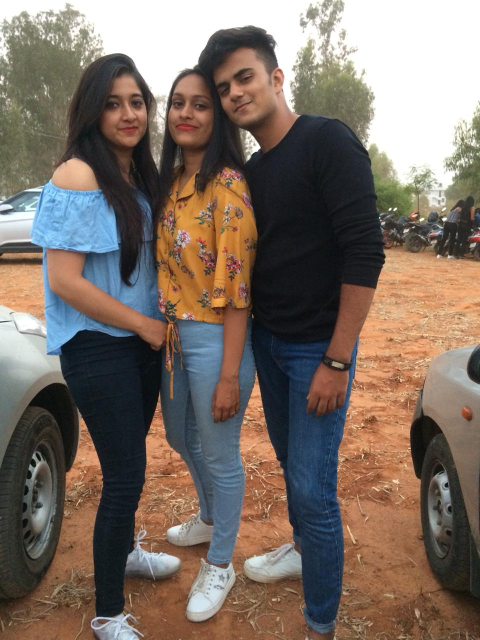
#> input picture potrait.jpg, 960 x 1280 px (shown at 1/2 size)
$ python instafilter.py
#> lines starting #> are read from the running program, lines starting #| are printed output that depends on the picture
# Import Image from PIL
from PIL import Image
#load images into objects
base_img= Image.open("potrait.jpg")
#> base_img is the input picture: PIL image 960x1280 RGB; mean R, G, B 124.3, 110.3, 100.1

# set o/p image size
size=(760,760)
#resize all images to o/p size
base_img= base_img.resize(size) #for resizing
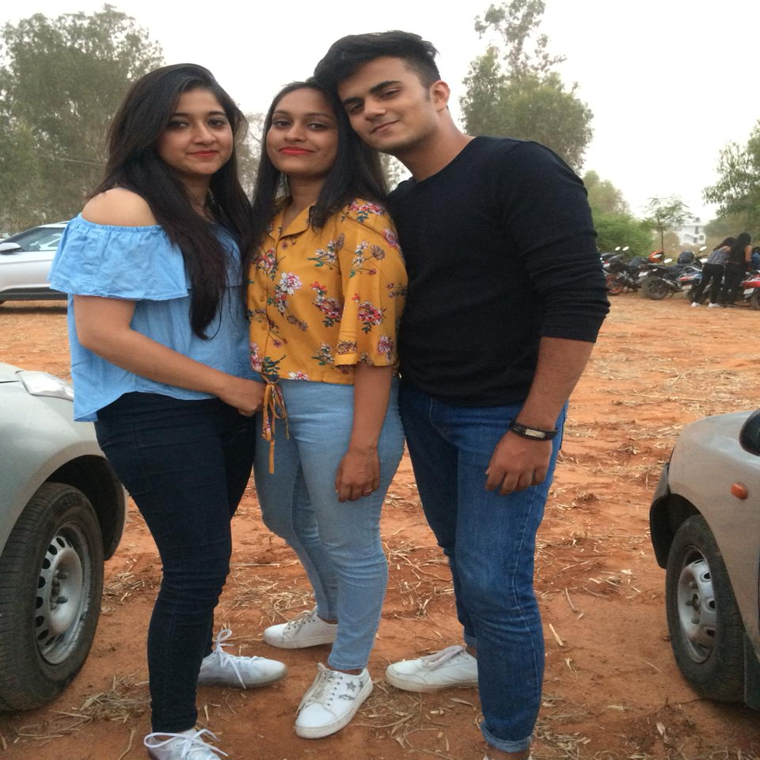
#> base_img: PIL image 760x760 RGB; mean R, G, B 124.3, 110.3, 100.1

#split each image into rgb
r,g,b = base_img.split()
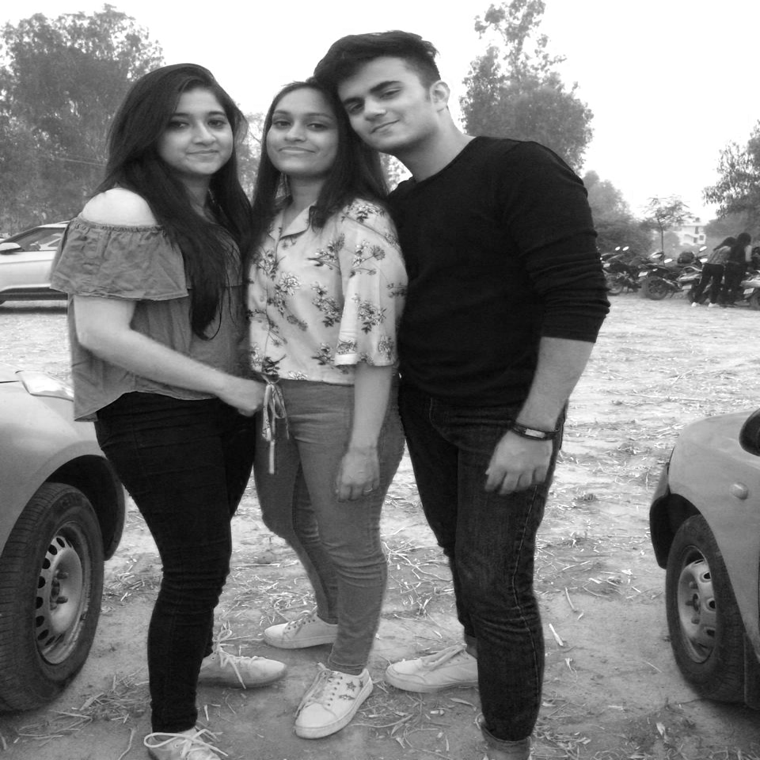
#> r: PIL image 760x760 L; min 0, max 255, mean 124.3
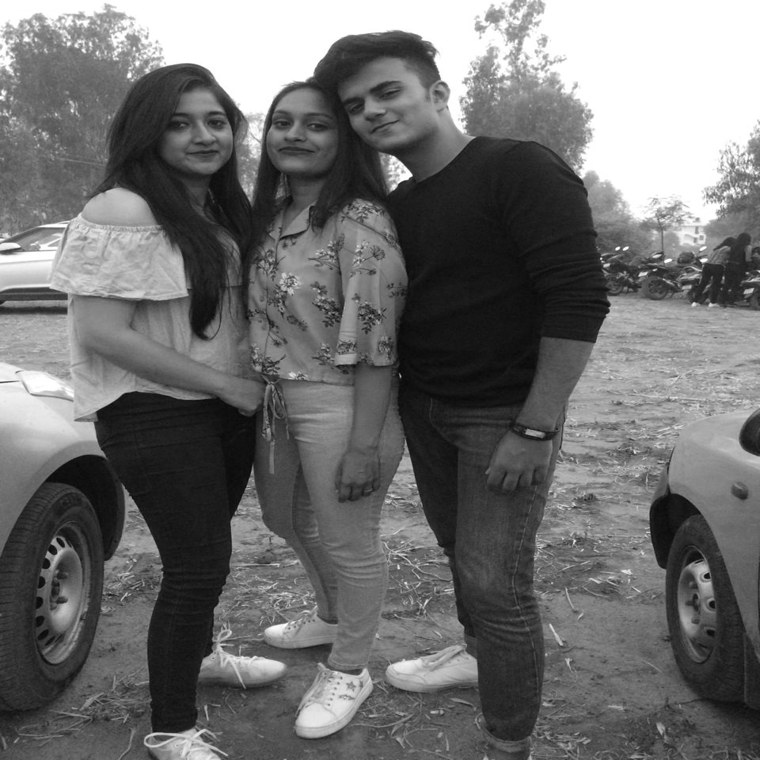
#> g: PIL image 760x760 L; min 8, max 255, mean 110.3
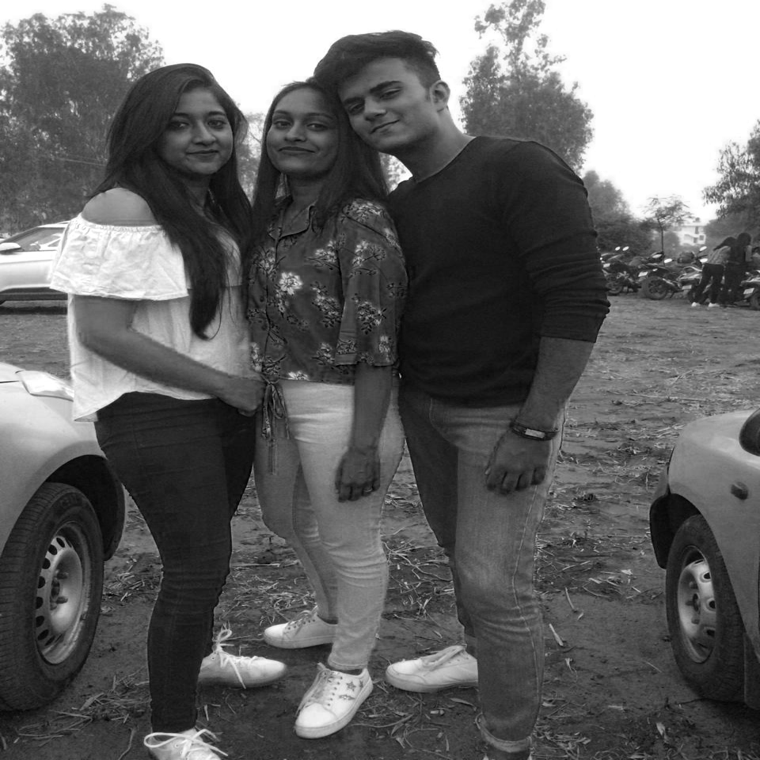
#> b: PIL image 760x760 L; min 0, max 255, mean 100.1

#to merge all the pictures
#> (the run stopped early here; a loop or call above may not have finished)

$ run again, with filter.jpg copied over potrait.jpg
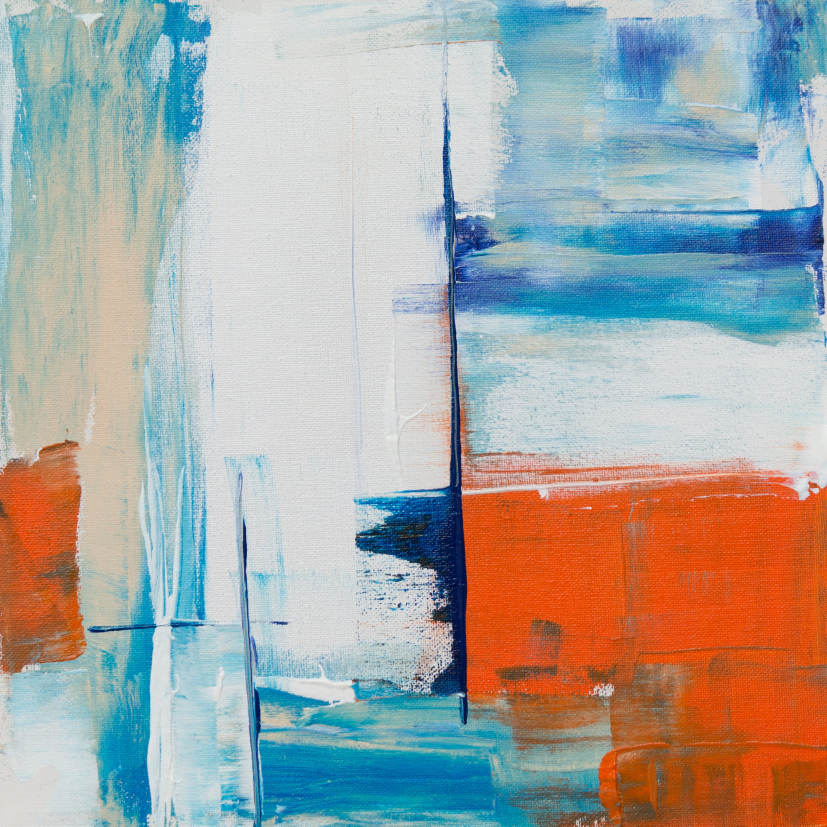
#> input picture filter.jpg, 3305 x 3305 px (shown at 1/4 size)
#> base_img is the input picture: PIL image 3305x3305 RGB; mean R, G, B 167.1, 167, 163.3
#> base_img: PIL image 760x760 RGB
#> `r,g,b = base_img.split()`:
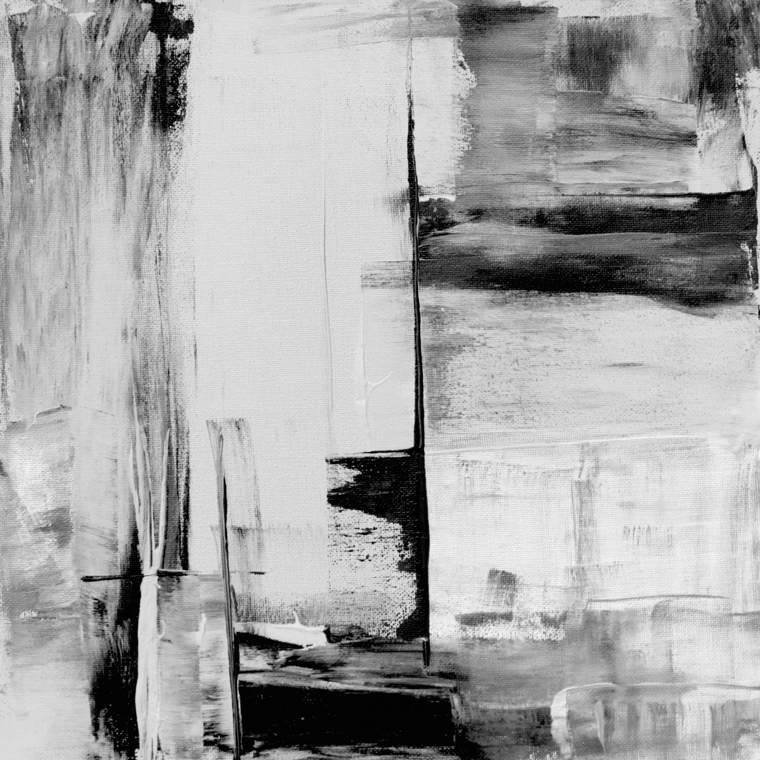
#> r: PIL image 760x760 L; min 0, max 249, mean 167.1
#> `r,g,b = base_img.split()`:
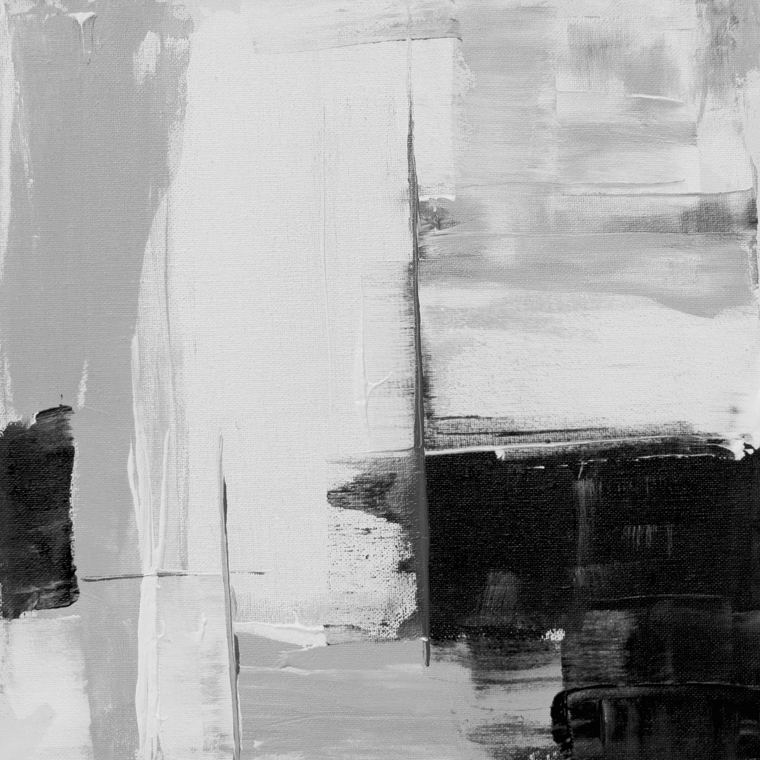
#> b: PIL image 760x760 L; min 0, max 240, mean 163.3
